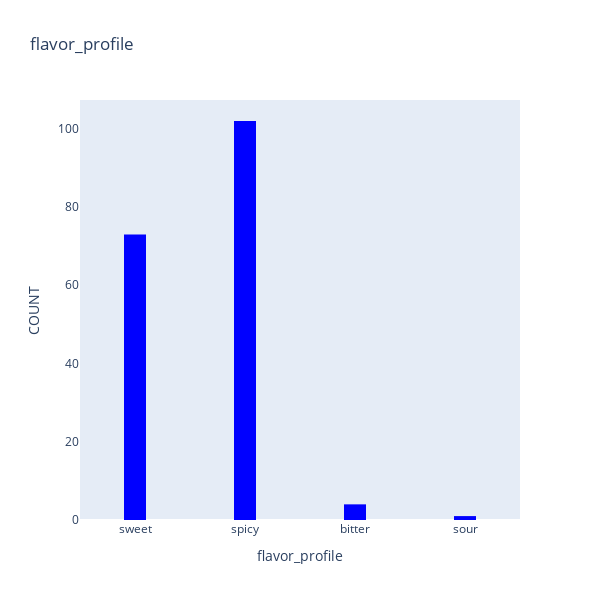

The cell this chart's notebook holds for it:
### Code cell
fig = go.Figure()
fig.add_trace(go.Histogram(
    x = df['flavor_profile'],
    marker_color='BLUE',
    opacity=1
))

fig.update_layout(
    title_text='flavor_profile',
    xaxis_title_text='flavor_profile',
    yaxis_title_text='COUNT', 
    bargap=0.8, 
    xaxis =  {'showgrid': False },
    yaxis = {'showgrid': False },
    width=600,
    height=600
)

fig.show()

### Figure 1 — Plotly figure (JSON) as saved in the notebook; plotly's stock layout.template omitted (floating-point values rounded to 4 significant figures; data arrays with more than 128 entries replaced by an {"elided": "..."} marker saying what was removed)
{"data": [{"marker": {"color": "BLUE"}, "opacity": 1, "type": "histogram", "x": {"elided": "180 str values"}}], "layout": {"bargap": 0.8, "height": 600, "title": {"text": "flavor_profile"}, "width": 600, "xaxis": {"showgrid": false, "title": {"text": "flavor_profile"}}, "yaxis": {"showgrid": false, "title": {"text": "COUNT"}}}}
